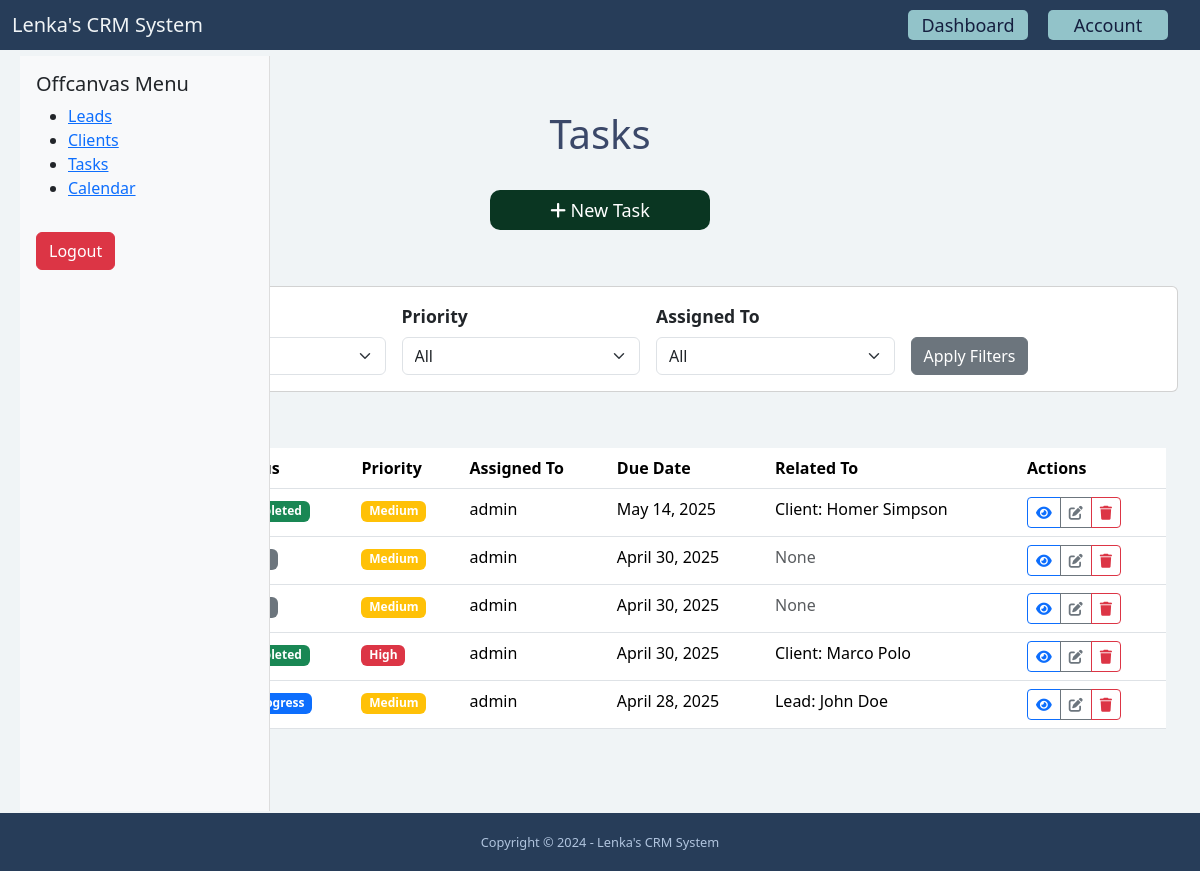
Page /dashboard/tasks/ (signed in) on the committed database.
### task/models.py (models this page shows, shortened)
class Task(models.Model):
    PRIORITY_CHOICES = (
        ('low', 'Low'),
        ('medium', 'Medium'),
        ('high', 'High'),
    )
    STATUS_CHOICES = (
        ('todo', 'To Do'),
        ('in_progress', 'In Progress'),
        ('completed', 'Completed'),
        ('canceled', 'Canceled'),
    )
    title = models.CharField(max_length=255)
    created_by = models.ForeignKey(User, related_name='tasks', on_delete=models.CASCADE)
    assigned_to = models.ForeignKey(User, related_name='assigned_tasks',
                                    on_delete=models.CASCADE,
                                    blank=True,
                                    null=True)
    lead = models.ForeignKey(Lead, related_name='tasks_lead', on_delete=models.CASCADE, null=True, blank=True)
    client = models.ForeignKey(Client, related_name='tasks_client', null=True, blank=True, on_delete=models.CASCADE)
    description = models.TextField(blank=True, null=True)
    priority = models.CharField(max_length=20, choices=PRIORITY_CHOICES, default='-')
    status = models.CharField(max_length=20, choices=STATUS_CHOICES, default='-')
    due_date = models.DateField(blank=True, null=True)
    created_at = models.DateTimeField(auto_now_add=True)
    updated_at = models.DateTimeField(auto_now=True)
    class Meta:
        ordering = ['-created_at']

### client/models.py (models this page shows, shortened)
class Client(models.Model):
    resale = 'resale'
    direct = 'direct'
    CHOICES_STATUS = (
        (resale, 'Resale'),
        (direct, 'Direct'),
    )
    status = models.CharField(max_length=255, choices=CHOICES_STATUS, default='', blank=True, null=True)
    first_name = models.CharField(max_length=255)
    last_name = models.CharField(max_length=255)
    company = models.CharField(max_length=255, blank=True, null=True)
    email = models.EmailField()
    phone = models.CharField(max_length=50)
    address = models.CharField(max_length=255, blank=True)
    city = models.CharField(max_length=255, blank=True)
    zipcode = models.CharField(max_length=255, blank=True)
    country = models.CharField(max_length=255, blank=True)
    description = models.TextField(blank=True)
    created_at = models.DateTimeField(auto_now_add=True)
    created_by = models.ForeignKey(User, related_name='clients', on_delete=models.CASCADE)
    modified_at = models.DateTimeField(auto_now=True)
    converted_from_lead = models.ForeignKey(Lead, on_delete=models.SET_NULL, null=True, blank=True, related_name="converted_client")
    class Meta:
        ordering = ['-created_at']

### lead/models.py (models this page shows, shortened)
class Lead(models.Model):
    LOW = 'low'
    MEDIUM = 'medium'
    HIGH = 'high'
    CHOICES_PRIORITY = (
        (LOW, 'Low'),
        (MEDIUM, 'Medium'),
        (HIGH, 'High'),
    )
    NEW = 'new'
    CONTACTED = 'contacted'
    WON = 'won'
    LOST = 'lost'
    CHOICES_STATUS = (
        (NEW, 'New'),
        (CONTACTED, 'Contacted'),
        (WON, 'Won'),
        (LOST, 'Lost'),
    )
    resale = 'resale'
    direct = 'direct'
    STATUS = (
        (resale, 'Resale'),
        (direct, 'Direct'),
    )
    first_name = models.CharField(max_length=255)
    last_name = models.CharField(max_length=255)
    company = models.CharField(max_length=255, blank=True, null=True)
    status_sale = models.CharField(max_length=255, choices=STATUS, default='', blank=True, null=True)
    email = models.EmailField()
    phone = models.CharField(max_length=50)
    address = models.CharField(max_length=255, blank=True)
    city = models.CharField(max_length=255, blank=True)
    zipcode = models.CharField(max_length=255, blank=True)
    country = models.CharField(max_length=255, blank=True)
    description = models.TextField(blank=True)
    priority = models.CharField(max_length=255, choices=CHOICES_PRIORITY, default=MEDIUM)
    status = models.CharField(max_length=255, choices=CHOICES_STATUS, default=NEW)
    converted_to_client = models.BooleanField(default=False)
    created_at = models.DateTimeField(auto_now_add=True)
    created_by = models.ForeignKey(User, related_name='leads', on_delete=models.CASCADE)
    modified_at = models.DateTimeField(auto_now=True)
    class Meta:
        ordering = ['-created_at']

### task/views.py (the view)
# urls.py: path('dashboard/tasks/', include('task.urls')),
@login_required
def tasks(request):
    users = User.objects.all()
    tasks_list = Task.objects.all()
    status = request.GET.get('status')
    if status:
        tasks_list = tasks_list.filter(status=status)
    priority = request.GET.get('priority')
    if priority:
        tasks_list = tasks_list.filter(priority=priority)
    assigned_to = request.GET.get('assigned_to')
    if assigned_to:
        tasks_list = tasks_list.filter(assigned_to_id=assigned_to)
    paginator = Paginator(tasks_list, 10)  # Show 10 tasks per page
    page = request.GET.get('page')
    tasks = paginator.get_page(page)
    context = {
        'tasks': tasks,
        'users': users,
    }
    return render(request, 'task/task_list.html', context)

### task/templates/task/task_list.html (shortened to what this page needs)
{% extends 'base.html' %}
{% load static %}
{% block content %}
    {% include 'core/partials/offcanvas_menu.html' %}
    <div class="container">
        <div class="row">
            <div class="col-lg-12">
                <div class="text-center">
                    <h1>Tasks</h1>
                </div>
            </div>
        </div>
        <div class="row mt-lg-2 mx-lg-3 justify-content-start">
            <div class="col-lg-12 mb-4">
                <div class="row justify-content-center mx-lg-5 my-lg-3">
                    <a href="{% url 'task:task_add' %}" class="btn px-5" style="background-color: #0a3622; color: white;
                     width: 220px; height: 40px; border-radius: 10px; font-size: 18px;">
                        <i class="fas fa-plus"></i> New Task
                    </a>
                </div>
            </div>
        </div>
        <div class="row mx-lg-3 justify-content-center">
            <div class="col-lg-12">
                <div class="row justify-content-center w-100 mx-lg-5 my-lg-3">
                    <div class="card mb-4">
                        <div class="card-body">
                            <form method="get" class="row g-3">
                                <div class="col-md-3">
                                    <label class="form-label">Status</label>
                                </div>
                                <div class="col-md-3">
                                    <label class="form-label">Priority</label>
                                    <select name="priority" class="form-select">
                                        <option value="">All</option>
                                    </select>
                                </div>
                                <div class="col-md-3">
                                    <label class="form-label">Assigned To</label>
                                    <select name="assigned_to" class="form-select">
                                        <option value="">All</option>
                                    </select>
                                </div>
                                <div class="col-md-3">
                                    <label class="form-label">&nbsp;</label>
                                    <button type="submit" class="btn btn-secondary d-block">Apply Filters</button>
                                </div>
                            </form>
                        </div>
                    </div>
                </div>
            </div>
        </div>
        <div class="row mx-lg-3 justify-content-center">
            <div class="col-lg-12">
                <div class="row justify-content-center w-100 my-lg-3 mx-lg-5">
                    <div class="table-responsive">
                        <table class="table table-hover">
                            <thead>
                                <tr>
                                    <th>Title</th>
                                    <th>Status</th>
                                    <th>Priority</th>
                                    <th>Assigned To</th>
                                    <th>Due Date</th>
                                    <th>Related To</th>
                                    <th>Actions</th>
                                </tr>
                            </thead>
                            <tbody>
                                {% for task in tasks %}
                                <tr>
                                    <td>
                                        <a href="#" class="text-decoration-none">
                                        </a>
                                    </td>
                                    <td>
                                        {% if task.status == 'todo' %}
                                            <span class="badge bg-secondary">To Do</span>
                                        {% elif task.status == 'in_progress' %}
                                            <span class="badge bg-primary">In Progress</span>
                                        {% elif task.status == 'completed' %}
                                            <span class="badge bg-success">Completed</span>
                                        {% else %}
                                            <span class="badge bg-danger">Canceled</span>
                                        {% endif %}
                                    </td>
                                    <td>
                                        {% if task.priority == 'high' %}
                                            <span class="badge bg-danger">High</span>
                                        {% elif task.priority == 'medium' %}
                                            <span class="badge bg-warning">Medium</span>
                                        {% else %}
                                            <span class="badge bg-info">Low</span>
                                        {% endif %}
                                    </td>
                                    <td>
                                        {% if task.assigned_to %}
                                            {{ task.assigned_to.get_full_name|default:task.assigned_to.username }}
                                        {% else %}
                                            <span class="text-muted">Unassigned</span>
                                        {% endif %}
                                    </td>
                                    <td>
                                        {% if task.due_date %}
                                            {{ task.due_date }}
                                        {% else %}
                                            <span class="text-muted">No due date</span>
                                        {% endif %}
                                    </td>
                                    <td>
                                        {% if task.lead %}
                                            <span>Lead:</span> {{ task.lead.first_name }} {{ task.lead.last_name }}
                                        {% elif task.client %}
                                            <span>Client:</span> {{ task.client.first_name }} {{ task.client.last_name }}
                                        {% else %}
                                            <span class="text-muted">None</span>
                                        {% endif %}
                                    </td>
                                    <td>
                                        <div class="btn-group">
                                            <a href="{% url 'task:task_detail' task.pk %}" class="btn btn-sm btn-outline-primary">
                                                <i class="fas fa-eye"></i>
                                            </a>
                                            <a href="{% url 'task:task_edit' task.pk %} " class="btn btn-sm btn-outline-secondary">
                                                <i class="fas fa-edit"></i>
                                            </a>
                                            <a href="{% url 'task:task_delete' task.pk %}" class="btn btn-sm btn-outline-danger">
                                                <i class="fas fa-trash"></i>
                                            </a>
                                        </div>
                                    </td>
                                </tr>
                                {% empty %}
                                <tr>
                                    <td colspan="7" class="text-center py-4">
                                        <p class="text-muted mb-0">No tasks found</p>
                                    </td>
                                </tr>
                                {% endfor %}
                            </tbody>
                        </table>
                    </div>
                </div>
            </div>
        </div>
    </div>
{% endblock %}

### static/styles.css (style rules this page uses)
html, body { height: 100%; margin: 0; }
body { background-color: #f0f4f6; position: relative; padding-bottom: 58px; min-height: 100vh; }
label { font-weight: bold; font-size: 1.1rem; }
h1 { color: #3b4869; }
tbody tr td a { text-decoration: none; }
.container { margin-top: 80px; margin-bottom: 80px; }

### rows in the picture
Task: priority "Medium", assigned_to.get_full_name "admin", due_date "May 14, 2025", client.first_name "Homer", client.last_name "Simpson"
Task: priority "Medium", assigned_to.get_full_name "admin", due_date "April 30, 2025", shows "None"
Task: priority "Medium", assigned_to.get_full_name "admin", due_date "April 30, 2025", shows "None"
Task: priority "High", assigned_to.get_full_name "admin", due_date "April 30, 2025", client.first_name "Marco", client.last_name "Polo"
Task: status "In Progress", priority "Medium", assigned_to.get_full_name "admin", due_date "April 28, 2025", lead.first_name "John", lead.last_name "Doe"
